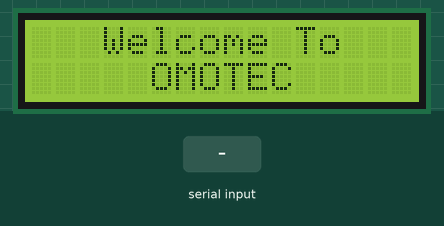
Simulated run of this sketch. Board: Arduino Uno, built with avr-gcc and run on an emulated ATmega328P. Shown: 16×2 character LCD. Inputs (shaded band) come from the test bench. What the sketch prints to the serial monitor is not drawn.

Above: at 1.2 s.
1.3 s: "1" received over the second serial link
At 2.9 s:
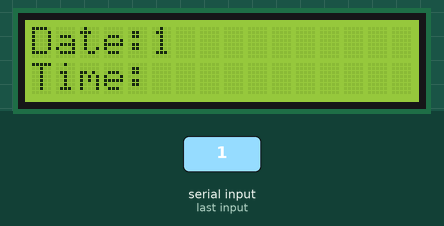
3.8 s: "0" received over the second serial link
At 6.0 s:
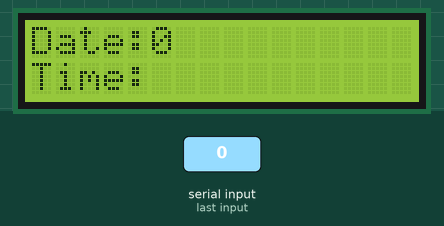
6.3 s: "2" received over the second serial link
At 7.9 s:
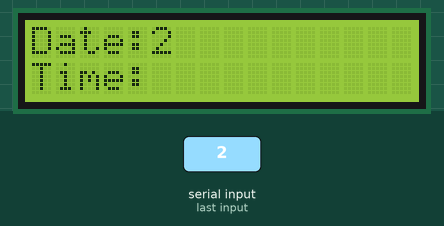
Timing chart, 0 to 9.4 s (numbered marks = the images above; inputs shaded):
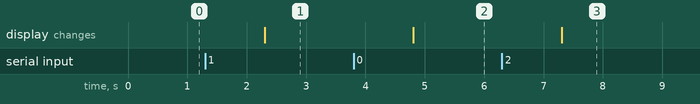

The sketch:

Chapter_22_Real_time_clocK.ino
```cpp
#include <LiquidCrystal.h>
#include <SoftwareSerial.h>
SoftwareSerial BlueTooth(6, 7);
String BT_input;
// initialize the library by associating any needed LCD interface pin
// with the arduino pin number it is connected to
const int rs = 12, en = 11, d4 = 5, d5 = 4, d6 = 3, d7 = 2;
LiquidCrystal lcd(rs, en, d4, d5, d6, d7);

void setup()
{
  // set up the LCD's number of columns and rows:
  lcd.begin(16, 2);
  // Print a message to the LCD.
  lcd.setCursor(0,0);
  lcd.print("   Welcome To   ");
  lcd.setCursor(0,1);
  lcd.print("     OMOTEC     ");
  BlueTooth.begin(9600);
  Serial.begin(9600);

}

void loop()
{
  while (BlueTooth.available())
  {
    //BlueTooth.readString() is used for read the data coming from bluetooth
    BT_input=BlueTooth.readString();

    byte firstCommaIndex = BT_input.indexOf(',');  // this command is used to separate the data coming from Bluetooth with first comma

    byte secondCommaIndex = BT_input.indexOf(',', firstCommaIndex +1); // this command is used to separate the data coming from Bluetooth with second comma

    String date=BT_input.substring(0,firstCommaIndex); // the data received from phone  will store in Date  variable

    String times=BT_input.substring(firstCommaIndex+1,secondCommaIndex); // the data received from phone  will store in time  variable

    Serial.println(BT_input);
    lcd.clear();
    lcd.setCursor(0,0);
    lcd.print("Date:"); //display date
    lcd.print(date);
    Serial.println(date);
    lcd.setCursor(0,1);
    lcd.print("Time:"); //display time
    lcd.print(times);
    Serial.println(times);
    delay(1000);
  }
}
```

Measured:
- after the input at 1.3 s, the display: changes after 1.0 s (image 1)
- after the input at 3.8 s, the display: changes after 1.0 s (image 2)
- after the input at 6.3 s, the display: changes after 1.0 s (image 3)
